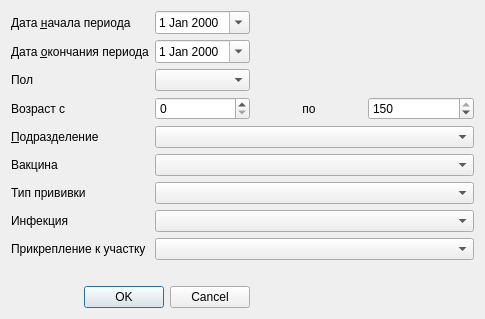
<?xml version="1.0" encoding="UTF-8"?>
<ui version="4.0">
 <class>ReportVaccineJournalSetup</class>
 <widget class="QDialog" name="ReportVaccineJournalSetup">
  <property name="geometry">
   <rect>
    <x>0</x>
    <y>0</y>
    <width>485</width>
    <height>319</height>
   </rect>
  </property>
  <property name="windowTitle">
   <string>Параметры отчета</string>
  </property>
  <layout class="QGridLayout" name="gridLayout">
   <item row="0" column="0">
    <widget class="QLabel" name="lblBegDate">
     <property name="sizePolicy">
      <sizepolicy hsizetype="Maximum" vsizetype="Preferred">
       <horstretch>0</horstretch>
       <verstretch>0</verstretch>
      </sizepolicy>
     </property>
     <property name="text">
      <string>Дата &amp;начала периода</string>
     </property>
     <property name="buddy">
      <cstring>edtBegDate</cstring>
     </property>
    </widget>
   </item>
   <item row="0" column="1">
    <widget class="CDateEdit" name="edtBegDate">
     <property name="sizePolicy">
      <sizepolicy hsizetype="Maximum" vsizetype="Fixed">
       <horstretch>0</horstretch>
       <verstretch>0</verstretch>
      </sizepolicy>
     </property>
     <property name="calendarPopup">
      <bool>true</bool>
     </property>
    </widget>
   </item>
   <item row="1" column="0">
    <widget class="QLabel" name="lblEndDate">
     <property name="text">
      <string>Дата &amp;окончания периода</string>
     </property>
     <property name="buddy">
      <cstring>edtEndDate</cstring>
     </property>
    </widget>
   </item>
   <item row="1" column="1">
    <widget class="CDateEdit" name="edtEndDate">
     <property name="sizePolicy">
      <sizepolicy hsizetype="Maximum" vsizetype="Fixed">
       <horstretch>0</horstretch>
       <verstretch>0</verstretch>
      </sizepolicy>
     </property>
     <property name="calendarPopup">
      <bool>true</bool>
     </property>
    </widget>
   </item>
   <item row="2" column="0">
    <widget class="QLabel" name="lblSex">
     <property name="text">
      <string>Пол</string>
     </property>
    </widget>
   </item>
   <item row="2" column="1">
    <widget class="QComboBox" name="cmbSex">
     <item>
      <property name="text">
       <string/>
      </property>
     </item>
     <item>
      <property name="text">
       <string>М</string>
      </property>
     </item>
     <item>
      <property name="text">
       <string>Ж</string>
      </property>
     </item>
    </widget>
   </item>
   <item row="3" column="0">
    <widget class="QLabel" name="lblAgeFrom">
     <property name="text">
      <string>Возраст с</string>
     </property>
    </widget>
   </item>
   <item row="3" column="1">
    <widget class="QSpinBox" name="edtAgeFrom">
     <property name="maximum">
      <number>150</number>
     </property>
     <property name="value">
      <number>0</number>
     </property>
    </widget>
   </item>
   <item row="3" column="2">
    <widget class="QLabel" name="lblAgeTo">
     <property name="text">
      <string>по</string>
     </property>
     <property name="alignment">
      <set>Qt::AlignCenter</set>
     </property>
    </widget>
   </item>
   <item row="3" column="3">
    <widget class="QSpinBox" name="edtAgeTo">
     <property name="maximum">
      <number>150</number>
     </property>
     <property name="value">
      <number>150</number>
     </property>
    </widget>
   </item>
   <item row="4" column="0">
    <widget class="QLabel" name="lblOrgStructure">
     <property name="text">
      <string>&amp;Подразделение</string>
     </property>
     <property name="buddy">
      <cstring>cmbOrgStructure</cstring>
     </property>
    </widget>
   </item>
   <item row="5" column="0">
    <widget class="QLabel" name="lblVaccine">
     <property name="text">
      <string>Вакцина</string>
     </property>
    </widget>
   </item>
   <item row="6" column="0">
    <widget class="QLabel" name="lblVaccineType">
     <property name="text">
      <string>Тип прививки</string>
     </property>
    </widget>
   </item>
   <item row="7" column="0">
    <widget class="QLabel" name="lblInfection">
     <property name="text">
      <string>Инфекция</string>
     </property>
    </widget>
   </item>
   <item row="8" column="0">
    <widget class="QLabel" name="lblOrgStructurePacient">
     <property name="text">
      <string>Прикрепление к участку</string>
     </property>
     <property name="buddy">
      <cstring>cmbOrgStructure</cstring>
     </property>
    </widget>
   </item>
   <item row="9" column="0">
    <spacer name="verticalSpacer">
     <property name="orientation">
      <enum>Qt::Vertical</enum>
     </property>
     <property name="sizeHint" stdset="0">
      <size>
       <width>20</width>
       <height>40</height>
      </size>
     </property>
    </spacer>
   </item>
   <item row="10" column="0" colspan="2">
    <widget class="QDialogButtonBox" name="buttonBox">
     <property name="orientation">
      <enum>Qt::Horizontal</enum>
     </property>
     <property name="standardButtons">
      <set>QDialogButtonBox::Cancel|QDialogButtonBox::Ok</set>
     </property>
    </widget>
   </item>
   <item row="4" column="1" colspan="3">
    <widget class="COrgStructureComboBox" name="cmbOrgStructure"/>
   </item>
   <item row="5" column="1" colspan="3">
    <widget class="CRBComboBox" name="cmbVaccine"/>
   </item>
   <item row="6" column="1" colspan="3">
    <widget class="QComboBox" name="cmbVaccineType"/>
   </item>
   <item row="7" column="1" colspan="3">
    <widget class="CRBComboBox" name="cmbInfection"/>
   </item>
   <item row="8" column="1" colspan="3">
    <widget class="COrgStructureComboBox" name="cmbOrgStructurePacient"/>
   </item>
  </layout>
 </widget>
 <customwidgets>
  <customwidget>
   <class>COrgStructureComboBox</class>
   <extends>QComboBox</extends>
   <header>Orgs/OrgStructComboBoxes.h</header>
  </customwidget>
  <customwidget>
   <class>CRBComboBox</class>
   <extends>QComboBox</extends>
   <header>library/crbcombobox.h</header>
  </customwidget>
  <customwidget>
   <class>CDateEdit</class>
   <extends>QDateEdit</extends>
   <header>library/DateEdit.h</header>
  </customwidget>
 </customwidgets>
 <resources/>
 <connections>
  <connection>
   <sender>buttonBox</sender>
   <signal>accepted()</signal>
   <receiver>ReportVaccineJournalSetup</receiver>
   <slot>accept()</slot>
   <hints>
    <hint type="sourcelabel">
     <x>248</x>
     <y>254</y>
    </hint>
    <hint type="destinationlabel">
     <x>157</x>
     <y>274</y>
    </hint>
   </hints>
  </connection>
  <connection>
   <sender>buttonBox</sender>
   <signal>rejected()</signal>
   <receiver>ReportVaccineJournalSetup</receiver>
   <slot>reject()</slot>
   <hints>
    <hint type="sourcelabel">
     <x>316</x>
     <y>260</y>
    </hint>
    <hint type="destinationlabel">
     <x>286</x>
     <y>274</y>
    </hint>
   </hints>
  </connection>
 </connections>
</ui>
